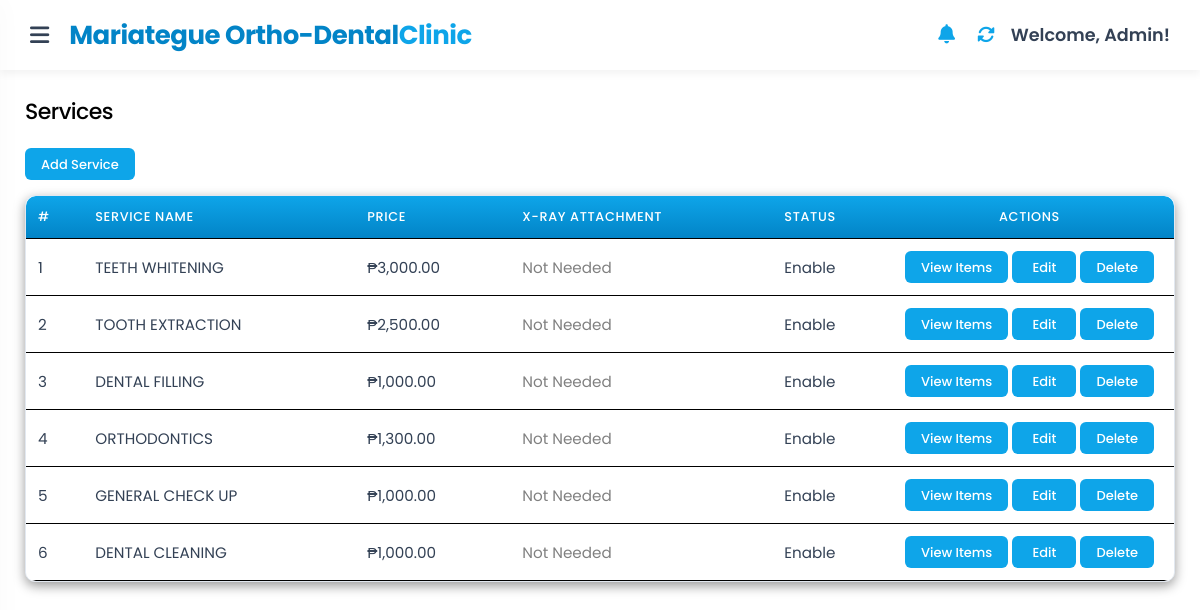
Page /service/service.php (signed in) on the committed database.
### tables this page shows
CREATE TABLE `services` (
  `id` int NOT NULL,
  `service_name` varchar(100) NOT NULL,
  `price` decimal(10,2) NOT NULL,
  `status` enum('enable','disable') NOT NULL DEFAULT 'enable'
);

### service/service.php (the view, shortened to what this page needs)
<?php
include __DIR__ . '/../miscellaneous/database.php';
$services = $pdo->query("SELECT * FROM services")->fetchAll(PDO::FETCH_ASSOC);
include __DIR__ . '/../miscellaneous/sidebar.php';
?>
<!DOCTYPE html>
<html lang="en">
<head>
  <link rel="stylesheet" href="../miscellaneous/sidebar_design.css">
  <link rel="stylesheet" href="service_design.css">
</head>
<body>
  <div class="main-content" data-no-tbody-refresh="true">
    <h2>Services</h2>
    <button class="btn-add" style="margin-bottom:15px;" onclick="document.getElementById('addServiceModal').style.display='flex'">Add Service</button>
    <div class="table-wrapper">
      <table>
        <thead>
          <tr>
            <th>#</th>
            <th>Service Name</th>
            <th>Price</th>
            <th>X-Ray Attachment</th>
            <th>Status</th>
            <th>Actions</th>
          </tr>
        </thead>
        <tbody>
          <?php foreach ($services as $index => $service): ?>
            <tr>
              <td data-label="#"><?= $index + 1 ?></td>
              <td data-label="Service Name"><?= htmlspecialchars($service['service_name']) ?></td>
              <td data-label="Price">₱<?= number_format($service['price'], 2) ?></td>
              <td data-label="X-Ray Attachment">
                <?php
                  $xray = $service['xray_requirement'] ?? 'none';
                  if ($xray === 'required') echo '<span style="color:red; font-weight:bold;">Required</span>';
                  elseif ($xray === 'optional') echo '<span style="color:orange; font-weight:bold;">Optional</span>';
                  else echo '<span style="color:gray;">Not Needed</span>';
                ?>
              </td>
              <td data-label="Status"><?= ucfirst($service['status']) ?></td>
              <td data-label="Actions">
                <button class="btn-view" onclick="toggleItems(<?= $service['id'] ?>)">View Items</button>
                <button class="btn-edit" onclick="openEditModal(<?= $service['id'] ?>)">Edit</button>
                <form method="post" style="display:inline;" id="svcDeleteForm_<?= $service['id'] ?>">
                  <button type="button" class="btn-delete" onclick="showConfirmDialog('Delete this service?', function(){ document.getElementById('svcDeleteForm_<?= $service['id'] ?>').submit(); }, { title: 'Delete Service', icon: 'delete', danger: true, okText: 'Delete' })">Delete</button>
                </form>
              </td>
            </tr>
          <?php endforeach; ?>
        </tbody>
      </table>
    </div>
  </div>
</body>
</html>

### miscellaneous/sidebar.php (shortened to what this page needs)
<!DOCTYPE html>
<html lang="en">
<head>
  <link rel="stylesheet" href="https://cdnjs.cloudflare.com/ajax/libs/font-awesome/6.5.0/css/all.min.css">
  <link rel="stylesheet" href="../miscellaneous/sidebar_design.css">
</head>
<body>
   <div class="topbar">
    <div class="topbar-left">
          <i class="fa-solid fa-bars menu-btn" id="menu-btn"></i>
        <div class="logo">Mariategue Ortho-Dental<span>Clinic</span></div>
    </div>
    <?php if (isset($_SESSION['user_type']) && $_SESSION['user_type'] === "admin"): ?>
        <div class="topbar-right">
          <div class="notif-bell-wrapper" id="notifBellWrapper">
            <i class="fa-solid fa-bell notif-bell-icon" id="notifBellIcon" onclick="toggleNotifDropdown()" title="Inventory Expiry Alerts"></i>
          </div>
          <i class="fa-solid fa-rotate" id="globalRefreshBtn" title="Refresh"></i>
          <h3>Welcome, <?php echo htmlspecialchars($_SESSION['username']); ?>!</h3>
        </div>
    <?php endif; ?>
  </div>
</body>
</html>

### miscellaneous/sidebar_design.css (style rules this page uses)
:root { --primary-color: #0ea5e9; --primary-dark: #0284c7; --secondary-color: #475569; --accent-color: #facc15; --danger-color: #ef4444; --success-color: #22c55e; --bg-color: #f8fafc; --card-bg: #ffffff; --text-color: #334155; --text-light: #94a3b8; --sidebar-width: 300px; --header-height: 70px; --shadow-sm: 0 1px 2px 0 rgb(0 0 0 / 0.05); --shadow: 0 4px 6px -1px rgb(0 0 0 / 0.1), 0 2px 4px -2px rgb(0 0 0 / 0.1); --radius: 0.75rem; }
* { margin: 0; padding: 0; box-sizing: border-box; font-family: 'Poppins', sans-serif; }
body { background: #f8fafc; color: var(--text-color); min-height: 100vh; }
.logo { text-align: left; font-weight: 700; font-size: 26px; color: var(--primary-dark); margin-bottom: 0; letter-spacing: -0.5px; }
.logo span { color: var(--primary-color); }
.menu-btn { display: none; font-size: 22px; color: #f8fafc; cursor: pointer; }
.topbar { position: fixed; left: 0; right: 0; top: 0; height: var(--header-height); background: rgba(255, 255, 255, 0.9); backdrop-filter: blur(10px); display: flex; align-items: center; justify-content: space-between; padding: 0 30px; box-shadow: 0 4px 8px rgba(0,0,0,0.05); border-bottom: none; z-index: 999; transition: all 0.3s ease; }
.topbar h3 { color: var(--text-color); font-weight: 600; font-size: 1.1rem; }
.topbar-left { display: flex; align-items: center; gap: 20px; }
.menu-btn { display: block; font-size: 22px; color: var(--text-color); cursor: pointer; transition: transform 0.4s ease, opacity 0.4s ease; }
.main-content { margin-left: 0 !important; width: 100% !important; margin-top: var(--header-height); padding: 30px; transition: all 0.3s ease; }
.main-content h2 { font-size: 1.75rem; font-weight: 700; color: var(--text-color); margin-bottom: 24px; letter-spacing: -0.025em; }
.table-wrapper { background: var(--card-bg); border-radius: var(--radius); box-shadow: var(--shadow); overflow: hidden; border: 1px solid #e2e8f0; margin-bottom: 24px; }
table { width: 100%; border-collapse: collapse; text-align: left; }
table thead { background-color: #f1f5f9; border-bottom: 1px solid #e2e8f0; }
table th { padding: 16px 24px; font-weight: 600; color: var(--secondary-color); font-size: 0.8rem; text-transform: uppercase; letter-spacing: 0.05em; }
table td { padding: 16px 24px; color: var(--text-color); border-bottom: 1px solid #f1f5f9; font-size: 0.95rem; vertical-align: middle; }
button, .btn-add, .btn-edit, .btn-view, .btn-delete, .btn-cancel, .btn-save, .btn-manage { cursor: pointer !important; border: none !important; border-radius: 6px !important; padding: 7px 16px !important; font-size: 13px !important; font-weight: 500 !important; transition: background 0.2s !important; display: inline-flex !important; align-items: center !important; justify-content: center !important; text-decoration: none !important; box-shadow: none !important; min-width: 64px !important; height: 32px !important; line-height: 1 !important; background-color: #0ea5e9 !important; color: white !important; vertical-align: middle !important; white-space: nowrap !important; }
.btn-add, .btn-save { background-color: #0ea5e9 !important; color: white !important; }
.btn-edit, .btn-manage { background-color: #0ea5e9 !important; color: white !important; }
.btn-delete, .btn-cancel { background-color: #0ea5e9 !important; color: white !important; }
.btn-view { background-color: #0ea5e9 !important; color: white !important; }

### service/service_design.css (style rules this page uses)
.main-content { margin-left: 230px; margin-top: 70px; padding: 25px; width: calc(100% - 230px); box-sizing: border-box; overflow-x: hidden; }
.main-content h2 { font-size: 22px; font-weight: 500; margin-bottom: 20px; color: black; }
.table-wrapper { width: 100%; max-width: 100%; overflow-x: auto; overflow-y: hidden; -webkit-overflow-scrolling: touch; border-radius: 10px; background: white; box-shadow: 0 4px 12px rgba(0, 0, 0, 0.4); margin: 0 auto; }
table { width: 100%; border-collapse: collapse; font-size: 14px; color: black; background: white; border-radius: 10px; overflow: hidden; }
table thead { background: linear-gradient(180deg, #0ea5e9, #0284c7); }
table th { padding: 12px; text-align: left; color: white; font-weight: 500; border-bottom: 1px solid black; }
table th:last-child { text-align: center; width: 1%; white-space: nowrap; padding-right: 20px; }
table td { padding: 12px; border-bottom: 1px solid black; }
table td:last-child { text-align: center; width: 1%; white-space: nowrap; padding-right: 20px; }

### service/service.php (style rules this page uses)
body { background-image: none !important; }

### rows in the picture
services: service_name "TEETH WHITENING", price "3,000.00", status "Enable"
services: service_name "TOOTH EXTRACTION", price "2,500.00", status "Enable"
services: service_name "DENTAL FILLING", price "1,000.00", status "Enable"
services: service_name "ORTHODONTICS", price "1,300.00", status "Enable"
services: service_name "GENERAL CHECK UP", price "1,000.00", status "Enable"
services: service_name "DENTAL CLEANING", price "1,000.00", status "Enable"

### other values in the picture
$_SESSION['username'] "Admin"
